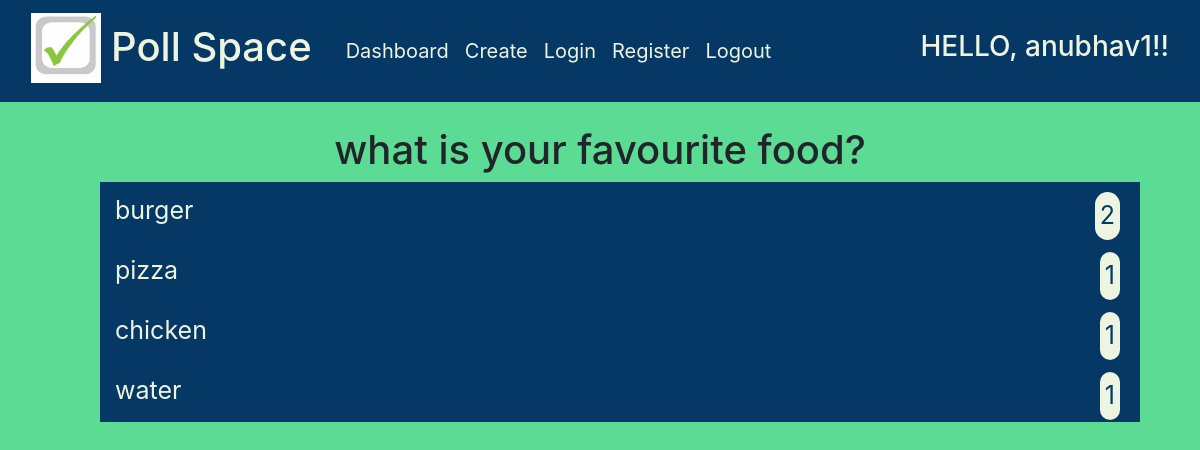
Screenshot of /polls/1/result (signed in) with the database file from the repository.
### polls/models.py (models this page shows)
class Polls(models.Model) :
    poll_question = models.TextField()
    poll_option1 = models.CharField(max_length = 100)
    poll_option2 = models.CharField(max_length = 100)
    poll_option3 = models.CharField(max_length = 100)
    poll_option4 = models.CharField(max_length = 100)
    poll_option1_count = models.IntegerField(default = 0)
    poll_option2_count = models.IntegerField(default = 0)
    poll_option3_count = models.IntegerField(default = 0)
    poll_option4_count = models.IntegerField(default = 0)

### polls/views.py (the view)
# urls.py: path('polls/<poll_id>/result', result_view, name='result'),
@login_required(login_url='login')
def result_view(request, poll_id, *args, **kwargs) :
    poll = Polls.objects.get(pk = poll_id)
    context = {
        'poll' : poll
    }
    return render(request, 'polls/result.html', context)

### polls/templates/polls/result.html (shortened to what this page needs)
{% extends "base.html" %}
{% block content %}
<div id="result" class="container-fluid">
    <h1>{{ poll.poll_question }}</h1>
    <ul class="polldata">
        <li class="pollitem">
            <p class="pollname">{{poll.poll_option1}}</p>
            <p class="function">{{poll.poll_option1_count}}</p>
        </li>
        <li class="pollitem">
            <p class="pollname">{{poll.poll_option2}}</p>
            <p  class="function">{{poll.poll_option2_count}}</p>
        </li>
        <li class="pollitem">
            <p class="pollname">{{poll.poll_option3}}</p>
            <p class="function">{{poll.poll_option3_count}}</p>
        </li>
        <li class="pollitem">
            <p class="pollname">{{poll.poll_option4}}</p>
            <p  class="function">{{poll.poll_option4_count}}</p>
        </li>
    </ul>
    <br>
</div>
{% endblock %}

### templates/base.html (shortened to what this page needs)
{% load static %}
<!DOCTYPE html>
<html>
    <head>
        <link rel="stylesheet" href="{% static '/stylesheet/bootstrap.min.css' %}">
        <link rel="stylesheet" href="{% static '/stylesheet/styles.css' %}">
    </head>
    <body>
        <header>
            <nav class="navbar navbar-expand-lg navbar-light">
                <div class="container-fluid">
                  <div class="navbar-brand">
                    <a href="{% url 'login' %}"><img id="logo" src="{% static 'images/logo.png'%}"></a>
                    <a href="{% url 'login' %}"><h1 id="brandname">Poll Space</h1></a>
                  </div>
                  <div class="collapse navbar-collapse" id="navbarTogglerDemo02">
                    <ul class="navbar-nav me-auto mb-2 mb-lg-0">
                      <li class="nav-item">
                        <a id="menu" class="nav-link" href="{% url 'dashboard' %}">Dashboard</a>
                      </li>
                      <li class="nav-item">
                        <a id="menu" class="nav-link" href="{% url 'create' %}">Create</a>
                      </li>
                      <li class="nav-item">
                        <a id="menu" class="nav-link" href="{% url 'login' %}">Login</a>
                      </li>
                      <li class="nav-item">
                        <a id="menu" class="nav-link" href="{% url 'register' %}">Register</a>
                      </li>
                      {% if request.user.is_authenticated %}
                        <li class="nav-item">
                          <a id="menu" class="nav-link" href="{% url 'logout' %}">Logout</a>
                        </li>
                      {% endif %}
                    </ul>
                  </div>
                  {% if request.user.is_authenticated %}
                    <h3 id="greeting">HELLO, {{ request.user }}!!</h3>
                  {% endif %}
                </div>
            </nav>
	    </header>
      <br>
      <section class="container">
        {% block content %}{% endblock %}
      </section>
      <br>
    </body>
</html>

### static/stylesheet/styles.css (style rules this page uses)
* { box-sizing: border-box; }
body { background-color: #5CDB95; }
.navbar { background-color: #053865; }
#brandname { font-style: bold; float: right; padding: 10px; color: #EDF5E1; }
#logo { height: 70px; width: 70px; }
#menu { color: #EDF5E1; font-size: 20px; }
#greeting { color: #EDF5E1; }
#random, #registerForm, #poll_list, #result { top: 50%; left: 50%; font-size: 20px; text-align: center; }
.polldata { list-style-type: none; }
.pollitem { background-color: #053865; width: 100%; padding: 10px; position: relative; height: 60px; }
.pollname { display: inline; position: absolute; left: 15px; color: #EDF5E1; font-size: 25px; }
.function { font-size: 25px; background-color: #EDF5E1; color: #053865; padding: 5px; border-radius: 25px; position: absolute; right: 20px; }

### rows the page displays
Polls: poll_question "what is your favourite food?", poll_option1 "burger", poll_option1_count "2", poll_option2 "pizza", poll_option2_count "1", poll_option3 "chicken", poll_option3_count "1", poll_option4 "water", poll_option4_count "1"

### other values shown
{{ request.user }} "anubhav1"
